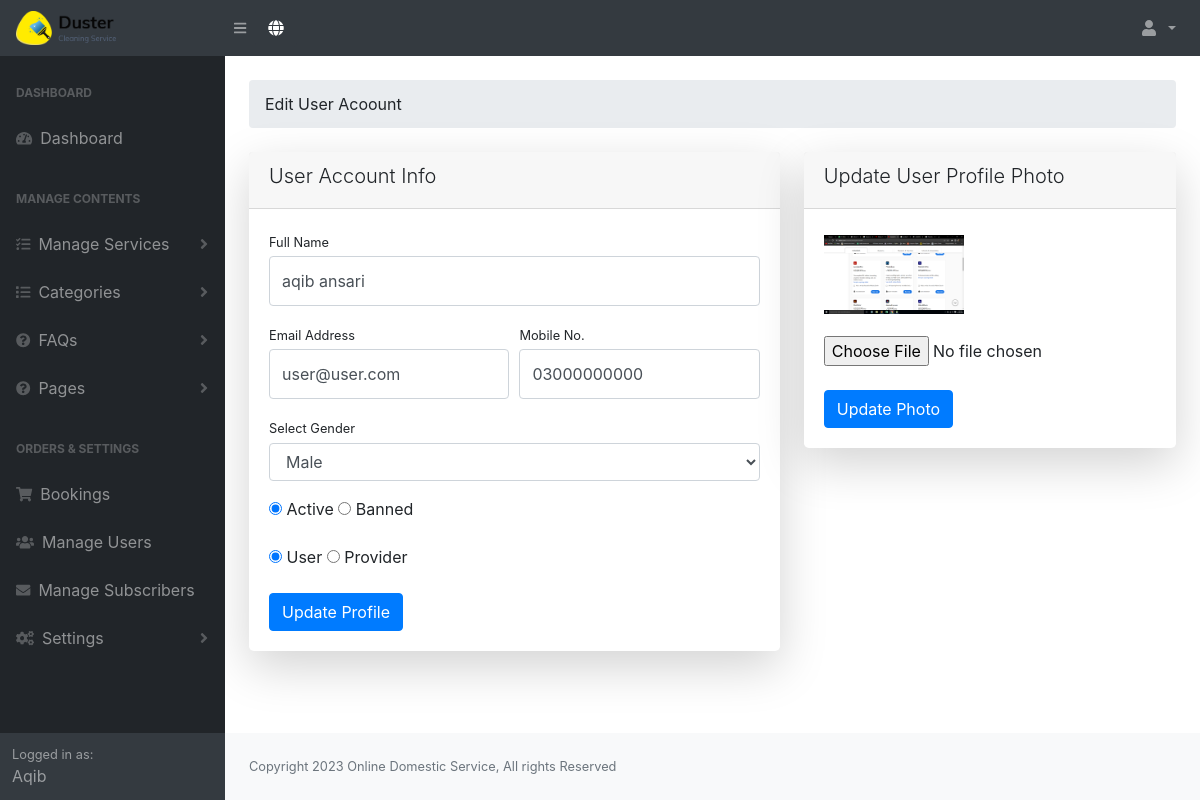
/admin/user_edit.php?u_id=2 (signed in), run on the app's committed database.
### tables this page shows
CREATE TABLE `tbl_users` (
  `id` int(10) NOT NULL,
  `username` varchar(255) DEFAULT NULL,
  `fullname` varchar(255) DEFAULT NULL,
  `email` varchar(255) DEFAULT NULL,
  `mobile_no` varchar(15) DEFAULT NULL,
  `password` varchar(255) DEFAULT NULL,
  `role` varchar(10) DEFAULT NULL,
  `photo` varchar(255) DEFAULT NULL,
  `created_at` varchar(255) DEFAULT NULL,
  `gender` varchar(20) DEFAULT NULL,
  `status` varchar(10) DEFAULT NULL,
  `comment` varchar(255) DEFAULT NULL
);

CREATE TABLE `tbl_settings` (
  `id` int(10) NOT NULL,
  `site_title` varchar(255) NOT NULL,
  `site_footer` varchar(255) NOT NULL,
  `web_phone` varchar(255) NOT NULL,
  `web_email` varchar(255) NOT NULL,
  `web_address_location` varchar(255) NOT NULL,
  `web_currency` varchar(10) NOT NULL,
  `dollar_exchange_rate` varchar(10) NOT NULL,
  `g_recaptcha_site_key` varchar(255) DEFAULT NULL,
  `g_recaptcha_secret_key` varchar(255) DEFAULT NULL,
  `g_recaptcha_status` varchar(10) DEFAULT NULL
);

### admin/config.php (called while the page is built, shortened)
<?php
$dbhost = 'localhost';
$dbname = 'fyp';
$dbuser = 'root';
$dbpass = '';
try {
	$pdo = new PDO("mysql:host={$dbhost};dbname={$dbname}", $dbuser, $dbpass);
	$pdo->setAttribute(PDO::ATTR_ERRMODE, PDO::ERRMODE_EXCEPTION);
}
catch( PDOException $exception ) {
	echo "Connection Error: " . $exception->getMessage();
	die();
}
$setting_statement = $pdo->prepare('SELECT * FROM tbl_settings');
$setting_statement->execute();
$setting_statement_results = $setting_statement->fetch();
?>

### admin/autoloader.php (called while the page is built, shortened)
<?php
include 'config.php';
?>

### admin/user_edit.php (the view, shortened to what this page needs)
<?php include 'header.php'; ?>
<?php
if (isset($_REQUEST['u_id'])) {
    $u_r_id = $_REQUEST['u_id'];
    $u_r_statement = $pdo->prepare('SELECT * FROM tbl_users WHERE id =?');
    $u_r_statement->execute(array($u_r_id));
    $u_r_statement_result = $u_r_statement->fetch();
}
?>
<div class="container-fluid">
    <ol class="breadcrumb mb-4 mt-4">
        <li class="breadcrumb-item">Edit User Acoount</li>
    </ol>
    <div class="row ">
        <div class="col-lg-7 mb-4">
            <div class="card shadow-lg border-0 rounded-lg ">
                <div class="card-header">
                    <h5 class="font-weight-light">User Account Info</h5>
                </div>
                <div class="card-body">
                    <form method="post" action="">
                        <div class="form-group">
                            <label class="small mb-1" for="inputFullname">Full Name</label>
                            <input class="form-control py-4" id="inputFullname" name="u_fullname" value="<?php echo $u_r_statement_result['fullname']; ?>" type="text" placeholder="Enter Full Name" />
                        </div>
                        <div class="form-row">
                            <div class="col-md-6">
                                <div class="form-group">
                                    <label class="small mb-1" for="inputEmailAddress">Email Address</label>
                                    <input class="form-control py-4" id="inputEmailAddress" value="<?php echo $u_r_statement_result['email']; ?>" name="u_email" type="email" placeholder="Enter email address" />
                                </div>
                            </div>
                            <div class="col-md-6">
                                <div class="form-group">
                                    <label class="small mb-1" for="inputMobileNo">Mobile No.</label>
                                    <input class="form-control py-4" value="<?php echo $u_r_statement_result['mobile_no']; ?>" name="u_mobile_no" id="inputMobileNo" type="text" placeholder="Mobile No." />
                                </div>
                            </div>
                        </div>
                        <div class="form-group">
                          <label class="small mb-1" for="inputGender">Select Gender</label>
                          <select class="form-control" name="u_gender" id="inputGender">
                            <option value="male" <?php if($u_r_statement_result['gender'] == 'male'){echo 'selected';}?>>Male</option>
                          </select>
                        </div>
                        <div class="form-group">
                            <label class="radio-inline"><input value="active" type="radio" name="inputUStatus" <?php if($u_r_statement_result['status'] == 'active'){echo 'checked';}?>> Active</label>
                            <label class="radio-inline"><input value="banned" type="radio" name="inputUStatus" <?php if($u_r_statement_result['status'] == 'banned'){echo 'checked';}?>> Banned</label>
                        </div>
                        <div class="form-group">
                            <label class="radio-inline"><input value="user" type="radio" name="inputURole" <?php if($u_r_statement_result['role'] == 'user'){echo 'checked';}?>> User</label>
                            <label class="radio-inline"><input value="provider" type="radio" name="inputURole" <?php if($u_r_statement_result['role'] == 'provider'){echo 'checked';}?>> Provider</label>
                        </div>
                        <div class="form-group d-flex align-items-center justify-content-between mt-1 mb-0">
                            <input type="submit" value="Update Profile" class="btn btn-primary" name="form_profile_update">
                        </div>
                    </form>
                </div>
            </div>
        </div>
        <div class="col-lg-5">
            <div class="card shadow-lg border-0 rounded-lg ">
                <div class="card-header">
                    <h5 class="font-weight-light">Update User Profile Photo</h5>
                </div>
                <div class="card-body">
                    <form class="form-horizontal" action="" method="post" enctype="multipart/form-data">
                        <div class="form-group">
                            <div style="padding-top:6px;">
                                <img src="assets/uploads/<?php echo $u_r_statement_result['photo']; ?>" class="existing-photo" width="140">
                            </div>
                        </div>
                        <div class="form-group">
                            <div  style="padding-top:6px;">
                                <input type="file" name="photo">
                            </div>
                        </div>
                        <div class="form-group d-flex align-items-center justify-content-between mt-4 mb-0">
                            <input type="submit" value="Update Photo" class="btn btn-primary" name="form_upload_photo">
                        </div>
                    </form>
                </div>
            </div>
        </div>
    </div>
</div>
<?php include 'footer.php' ?>

### admin/header.php (shortened to what this page needs)
<?php
include 'autoloader.php';
$u_id = $_SESSION['admin']['id'];
$statement = $pdo->prepare('SELECT * FROM tbl_users WHERE id=?');
$statement->execute(array($u_id));
$user_result = $statement->fetch();
?>
<!DOCTYPE html>
<html lang="en">
    <head>
        <link href="css/styles.css" rel="stylesheet" />
        <link href="css/dataTables.bootstrap4.min.css" rel="stylesheet" />
    </head>
    <body class="sb-nav-fixed">
        <nav class="sb-topnav navbar navbar-expand navbar-dark bg-dark">
            <a class="navbar-brand" href="dashboard.php">
                <img src="assets/logo/logo.png" class="existing-photo" width="100">
            </a>
            <button class="btn btn-link btn-sm order-1 order-lg-0" id="sidebarToggle" href="#">
                <i class="fas fa-bars"></i>
            </button
            >
            <a href="/" target="_blank" class="btn btn-dark" type="button">
                <i class="fas fa-globe"></i>
            </a>
            <ul class="navbar-nav ml-auto ml-md-0">
                <li class="nav-item dropdown">
                    <a class="nav-link dropdown-toggle" id="userDropdown" href="#" role="button" data-toggle="dropdown" aria-haspopup="true" aria-expanded="false">
                        <i class="fas fa-user fa-fw"></i>
                    </a>
                </li>
            </ul>
        </nav>
        <div id="layoutSidenav">
            <div id="layoutSidenav_nav">
                <nav class="sb-sidenav accordion sb-sidenav-dark" id="sidenavAccordion">
                    <div class="sb-sidenav-menu">
                        <div class="nav">
                            <div class="sb-sidenav-menu-heading">Dashboard</div>
                            <a class="nav-link" href="dashboard.php">
                                <div class="sb-nav-link-icon">
                                    <i class="fas fa-tachometer-alt"></i>
                                </div>
                                Dashboard
                            </a>
                            <div class="sb-sidenav-menu-heading">Manage Contents</div>
                            <a class="nav-link collapsed" href="#" data-toggle="collapse" data-target="#collapseServices" aria-expanded="false" aria-controls="collapseServices">
                                <div class="sb-nav-link-icon">
                                    <i class="fas fa-tasks"></i>
                                </div>
                                    Manage Services
                                <div class="sb-sidenav-collapse-arrow">
                                    <i class="fas fa-angle-down"></i>
                                </div
                            ></a>
                            <a class="nav-link collapsed" href="#" data-toggle="collapse" data-target="#collapseLayouts" aria-expanded="false" aria-controls="collapseLayouts">
                                <div class="sb-nav-link-icon">
                                    <i class="fas fa-list"></i>
                                </div>
                                    Categories
                                <div class="sb-sidenav-collapse-arrow">
                                    <i class="fas fa-angle-down"></i>
                                </div
                            ></a>
                            <a class="nav-link collapsed" href="#" data-toggle="collapse" data-target="#collapseFaqs" aria-expanded="false" aria-controls="collapseFaqs">
                                <div class="sb-nav-link-icon">
                                    <i class="fas fa-question-circle"></i>
                                </div>
                                    FAQs
                                <div class="sb-sidenav-collapse-arrow">
                                    <i class="fas fa-angle-down"></i>
                                </div
                            ></a>
                            <a class="nav-link collapsed" href="#" data-toggle="collapse" data-target="#collapsePages" aria-expanded="false" aria-controls="collapsePages">
                                <div class="sb-nav-link-icon">
                                    <i class="fas fa-question-circle"></i>
                                </div>
                                    Pages
                                <div class="sb-sidenav-collapse-arrow">
                                    <i class="fas fa-angle-down"></i>
                                </div
                            ></a>
                            <div class="sb-sidenav-menu-heading">Orders & Settings</div>
                            <a class="nav-link" href="bookings.php">
                                <div class="sb-nav-link-icon">
                                    <i class="fa fa-shopping-cart"></i>
                                </div>
                                Bookings</a>
                            <a class="nav-link" href="users.php">
                                <div class="sb-nav-link-icon">
                                    <i class="fas fa-users"></i>
                                </div>
                                Manage Users</a>
                             <a class="nav-link" href="subscribers.php">
                                <div class="sb-nav-link-icon">
                                    <i class="fas fa-envelope"></i>
                                </div>
                                Manage Subscribers</a>
                            <a class="nav-link collapsed" href="#" data-toggle="collapse" data-target="#collapseSetting" aria-expanded="false" aria-controls="collapseSetting"
                                ><div class="sb-nav-link-icon">
                                    <i class="fas fa-cogs"></i>
                                </div>
                                Settings
                                <div class="sb-sidenav-collapse-arrow">
                                    <i class="fas fa-angle-down"></i>
                                    </div
                            ></a>
                        </div>
                    </div>
                    <div class="sb-sidenav-footer">
                        <div class="small">Logged in as:</div>
                        <?php echo $user_result['fullname']; ?>
                    </div>
                </nav>
            </div>
            <div id="layoutSidenav_content">
            <main>

### admin/footer.php (shortened to what this page needs)
                </main>
                <footer class="py-4 bg-light mt-auto">
                    <div class="container-fluid">
                        <div class="d-flex align-items-center justify-content-between small">
                            <div class="text-muted"> <?php echo $setting_statement_results['site_footer']; ?></div>
                        </div>
                    </div>
                </footer>
            </div>
        </div>
    </body>
</html>

### data on the page
tbl_users: fullname "Aqib"
tbl_users: u_fullname "aqib ansari", u_email "user@user.com", u_mobile_no "03000000000", u_gender "Male", status "☑ Active", status "☐ Banned", role "☑ User", role "☐ Provider", photo (picture)
tbl_settings: site_footer "Copyright 2023 Online Domestic Service, All rights Reserved"
